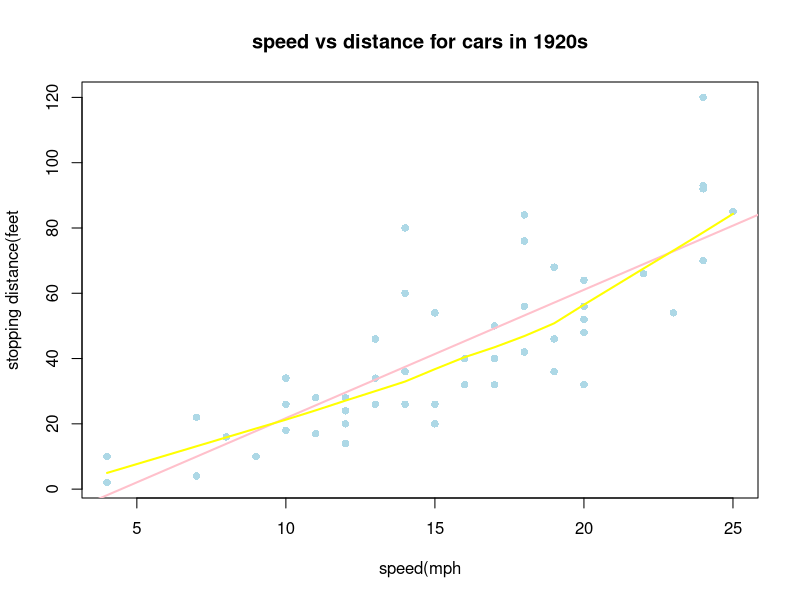

This chart was generated by the following R code: (Note: this script raises an error after producing the figure.)
?cars
data(cars)

plot(cars,
     pch=16,
     col="lightblue",
     main="speed vs distance for cars in 1920s",
     xlab="speed(mph",
     ylab="stopping distance(feet")

abline(lm(cars$dist~cars$speed),col="pink",lwd=2)

lines(lowess(cars$speed,cars$dist), col="yellow", lwd=2)

scatterplot(cars$dist~cars$speed, pch=16, col="maroon", main="speed vs distance for cars in 1920s", xlab="speed(Mph", ylab="stopping distance(feet)")
